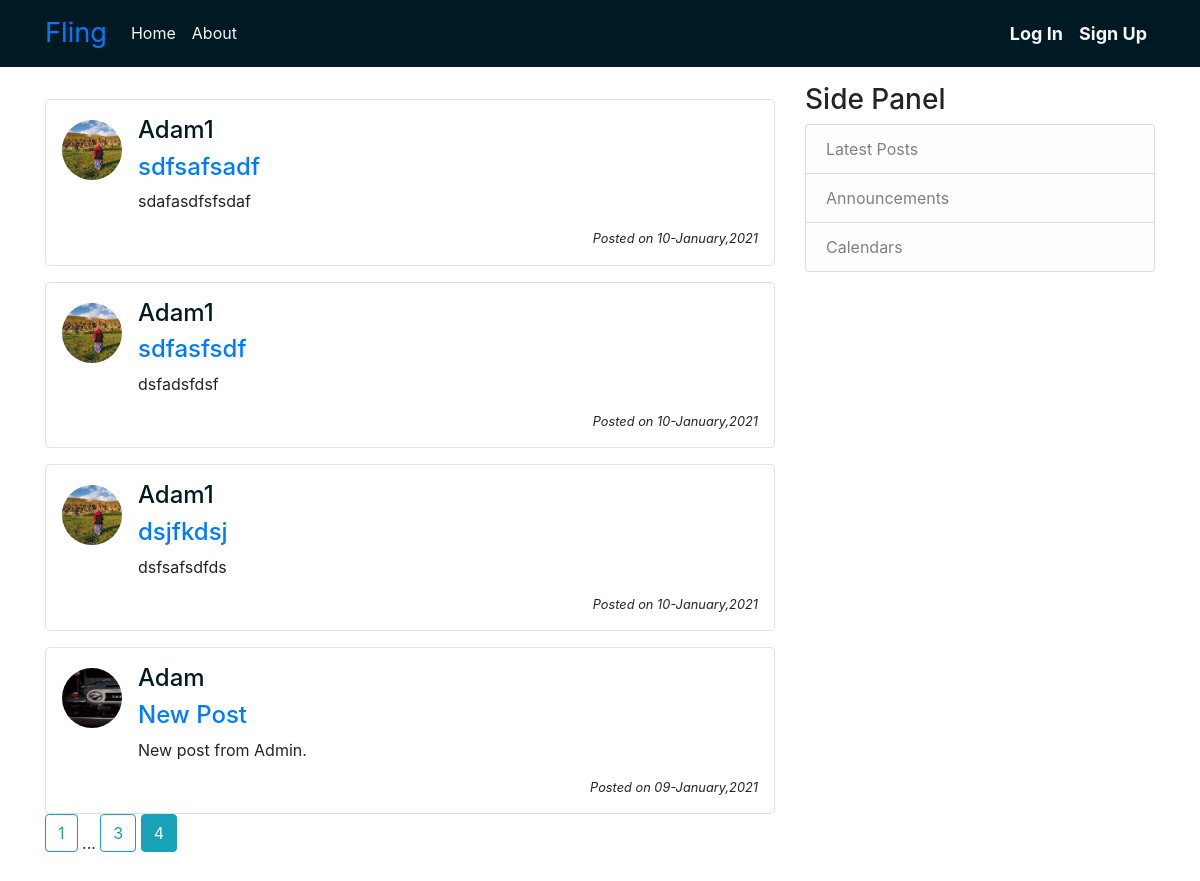
/home?page=4, run on the app's committed database.
### Flaskblog/models.py (models this page shows, shortened)
class Post(db.Model):
    id = db.Column(db.Integer, primary_key=True)
    title = db.Column(db.String(100), nullable=False)
    date_posted = db.Column(db.DateTime, nullable=False,
                            default=datetime.utcnow)
    content = db.Column(db.Text, nullable=False)
    user_id = db.Column(db.Integer, db.ForeignKey('user.id'), nullable=False)

class User(db.Model, UserMixin):
    id = db.Column(db.Integer, primary_key=True)
    username = db.Column(db.String(20), unique=True, nullable=False)
    email = db.Column(db.String(40), unique=True, nullable=False)
    image_file = db.Column(db.String(20),
                           nullable=False, default='default_pic.jpg')
    password = db.Column(db.String(75), nullable=False)
    posts = db.relationship('Post', backref='author', lazy=True)

### Flaskblog/routes.py (the view)
@app.route('/')
@app.route('/home')
def home():
    page = request.args.get('page', 1, type=int)
    Posts = Post.query.order_by(
        Post.date_posted.desc()).paginate(page=page, per_page=4)
    return render_template('home.html', title='Fling', Posts=Posts)

### Flaskblog/templates/home.html
{% extends "base.html" %}
{% block content %}
{% for Post in Posts.items %}
<article class="media content-section border p-3 mt-3">
  <img src="{{ url_for('static', filename='profile_pic/' + Post.author.image_file)}}"
    class="mr-3 mt-1 rounded-circle profile-img" alt="">
  <div class="media-body">
    <div class="article-metadata">
      <h4><a class="mr-2 username-color"
          href="{{ url_for('user_profile', username=Post.author.username) }}">{{Post.author.username}}</a></h4>
    </div>
    <h4><a href="{{url_for('post', post_id=Post.id)}}" class="article-title">{{Post.title}}</a></h4>
    <p class="article-content">{{Post.content}}</p>
    <small class="float-right"><i>Posted on {{Post.date_posted.strftime('%d-%B,%Y')}}</i></small>
  </div>
</article>
{% endfor %}
{% for page_num in Posts.iter_pages(left_edge=1, right_edge=1, left_current=1, right_current=2) %}
{% if page_num %}
{% if Posts.page == page_num %}
<a href="{{url_for('home', page=page_num)}}" class="btn btn-info mb-4">{{ page_num }}</a>
{% else %}
<a href="{{url_for('home', page=page_num)}}" class="btn btn-outline-info mb-4">{{ page_num }}</a>
{% endif %}
{% else %}
...
{% endif %}
{% endfor %}
{% endblock %}

### Flaskblog/templates/base.html (shortened to what this page needs)
<!DOCTYPE html>
<html lang="en">
<head>
  <link rel="stylesheet" href="https://maxcdn.bootstrapcdn.com/bootstrap/4.0.0/css/bootstrap.min.css"
 />
  <link rel="stylesheet" href="{{ url_for('static', filename='css/main.css') }}" />
</head>
<body>
  <header>
    <nav class="navbar navbar-expand-md navbar-color">
      <div class="container">
        <a class="navbar-brand font-size-27" href="#">Fling</a>
        <div class="collapse navbar-collapse" id="collapsibleNavbar">
          <div class="navbar-nav mr-auto">
            <a class="nav-item nav-link nav-link-color" href="{{url_for('home')}}">Home</a>
            <a class="nav-item nav-link nav-link-color" href="{{url_for('about')}}">About</a>
          </div>
          <div class="navbar-nav ml-8">
            {% if current_user.is_authenticated %}
            <a class="nav-item nav-link font-weight-bold font-size-18 nav-link-color"
              href="{{ url_for('new_post')}}">Post</a>
            <a class="nav-item nav-link font-weight-bold font-size-18 nav-link-color"
              href="{{ url_for('profile', username=current_user.username)}}">Profile</a>
            <a class="nav-item nav-link font-weight-bold font-size-18 nav-link-color" href="{{ url_for('logout')}}">Log
              out</a>
            {% else %}
            <a class="nav-item nav-link font-weight-bold font-size-18 nav-link-color" href="{{ url_for('login')}}">Log
              In</a>
            <a class="nav-item nav-link font-weight-bold font-size-18 nav-link-color"
              href="{{ url_for('sign_up')}}">Sign Up</a>
            {% endif %}
          </div>
        </div>
      </div>
    </nav>
  </header>
  <main role="main" class="container mt-3">
    <div class="row">
      <div class="col-md-8">
        {%block content%} {%endblock%}
      </div>
      <div class="col-md-4">
        <div class="content-section">
          <h3>Side Panel</h3>
          <ul class="list-group">
            <li class="list-group-item list-group-item-light">Latest Posts</li>
            <li class="list-group-item list-group-item-light">Announcements</li>
            <li class="list-group-item list-group-item-light">Calendars</li>
          </ul>
        </div>
      </div>
    </div>
  </main>
</body>
</html>

### Flaskblog/static/css/main.css (style rules this page uses)
body, * { margin: 0; }
.navbar-color { background-color: #001a23 !important; }
.nav-link-color { color: #f5f5f5; }
.font-size-18 { font-size: 1.125rem; }
.font-size-27 { font-size: 1.7rem; }
.username-color { color: #001a23; text-decoration: none; }
.profile-img { width: 60px; height: 60px; }
.border { border:1px solid #dee2e6!important; border-radius: 5px; }

### data on the page
Post: image_file (placeholder picture), author.username "Adam1", title "sdfsafsadf", content "sdafasdfsfsdaf", date_posted "10-January,2021"
Post: image_file (placeholder picture), author.username "Adam1", title "sdfasfsdf", content "dsfadsfdsf", date_posted "10-January,2021"
Post: image_file (placeholder picture), author.username "Adam1", title "dsjfkdsj", content "dsfsafsdfds", date_posted "10-January,2021"
Post: image_file (picture), author.username "Adam", title "New Post", content "New post from Admin.", date_posted "09-January,2021"

### other printed values
{{ page_num }} "1" "3"
{{ page_num }} "4"
